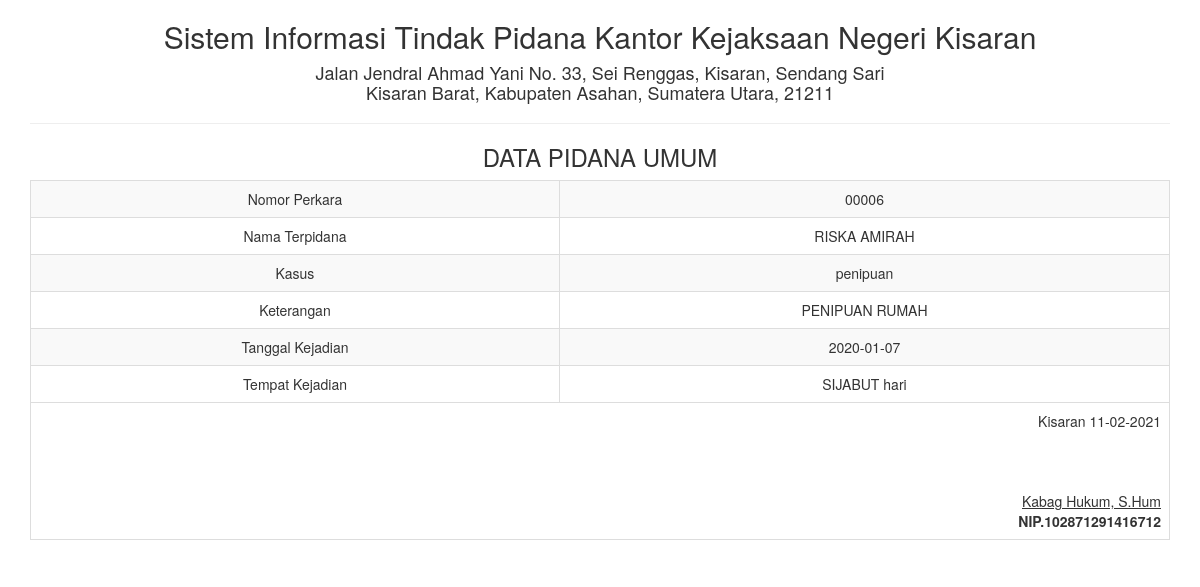
The app's page /report/pidanaumum_satu.php?id=17 with its own data.
### tables this page shows
CREATE TABLE IF NOT EXISTS `tbl_pidanaumum` (
`id` int(5) NOT NULL,
  `no_perkara` varchar(50) NOT NULL,
  `nama_terpidana` varchar(100) NOT NULL,
  `kasus` varchar(200) NOT NULL,
  `keterangan` text NOT NULL,
  `tanggal_kejadian` text NOT NULL,
  `tempat_kejdian` varchar(50) NOT NULL
);

### report/pidanaumum_satu.php (the view, shortened to what this page needs)
<!DOCTYPE html>
<html>
    <head>
        <link href="../Assets/css/bootstrap.min.css" rel="stylesheet" type="text/css"/>
    </head>
    <body onload="print()">
        <?php
        include '../config/koneksi.php';
        $sql = "SELECT * FROM tbl_pidanaumum WHERE id='" . $_GET ['id'] . "'";
        $query = mysqli_query($koneksi, $sql) or die("SQL Detail error");
        $data = mysqli_fetch_array($query);
        ?>
        <div class="container">
            <div class='row'>
                <div class="col-sm-12">
                    <div class="text-center">
                        <h2>Sistem Informasi Tindak Pidana Kantor Kejaksaan Negeri Kisaran </h2>
                        <h4>Jalan Jendral Ahmad Yani No. 33, Sei Renggas, Kisaran, Sendang Sari <br> Kisaran Barat, Kabupaten Asahan, Sumatera Utara, 21211</h4>
                        <hr>
                        <h3>DATA PIDANA UMUM</h3>
                        <table class="table table-bordered table-striped table-hover">
                            <tbody>
								<tr>
                                    <td>Nomor Perkara</td> <td><?= $data['no_perkara'] ?></td>
                                </tr>
                                <tr>
                                    <td>Nama Terpidana</td> <td><?= $data['nama_terpidana'] ?></td>
                                </tr>
                                <tr>
                                    <td>Kasus</td> <td><?= $data['kasus'] ?></td>
                                </tr>
                                <tr>
                                    <td>Keterangan</td> <td><?= $data['keterangan'] ?></td>
                                </tr>
                                <tr>
                                    <td>Tanggal Kejadian</td> <td><?= $data['tanggal_kejadian'] ?></td>
                                </tr>
                                <tr>
                                    <td>Tempat Kejadian</td> <td><?= $data['tempat_kejdian'] ?> hari</td>
                                </tr>
                            </tbody>
                            <tfoot>
                                <tr>
                                    <td colspan="2" class="text-right">
                                        Kisaran  <?= date("d-m-Y") ?>
                                        <br><br><br><br>
                                        <u>Kabag Hukum, S.Hum<strong></u><br>
                                        NIP.102871291416712
									</td>
								</tr>
							</tfoot>
                        </table>
                    </div>
                </div>
            </div>
    </body>
</html>

### records on screen
tbl_pidanaumum: no_perkara "00006", nama_terpidana "RISKA AMIRAH", kasus "penipuan", keterangan "PENIPUAN RUMAH", tanggal_kejadian "2020-01-07", tempat_kejdian "SIJABUT"
